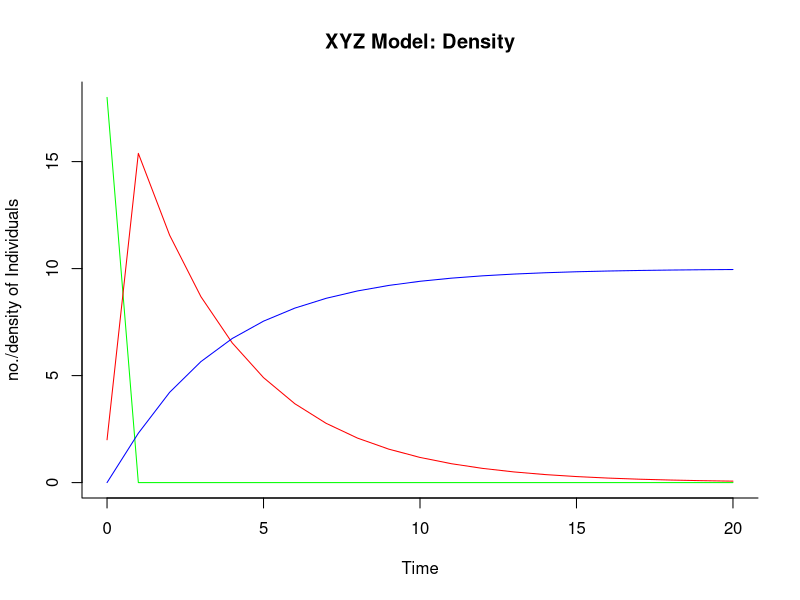

The R script that drew this image:
#X, Y, and Z are the initial *totals* of susceptible, infected, and recovered number/density of individuals
#Derivative-solving library
#All parameters must be positive. Remember, X, Y and ν all refer to numbers; ρ ≤ 1 as it is a probability.
library(deSolve) 

xyz_density<-function(time, state, parameters)  	#Solve XYZ equations
{
with(as.list(c(state, parameters)), {
    	dX <- mu - (beta*X*Y) - (mu*X)
    	dY <- (beta*X*Y) - ((gamma+mu)/(1-rho))*Y
    	dZ <- (gamma*Y) - (mu*Z)
    	return(list(c(dX, dY, dZ)))
  		})}

parms<-	c(beta= 520/365,        # transmission rate  (Ro=beta/gamma)
          gamma= .14286,			# recovery rate
	  mu= 1/(70*365),		# birth/mortality rate
          rho=0.5)            # mortality probability

N = 20           # total pop
X = 18           # initial no./density susceptible
Y =2          # initial no./density infected
Z =0             # initial no./density recovered

yini<- c(X=X,Y=Y,Z=0)
	
times<- seq(0,20,by=1)   	    #time sequence to use		

out <- as.data.frame(ode(func = xyz_density, y=yini, parms = parms, times=times))
out

#Plot values and add legend
  		graph.colors = c(rgb(0,1,0), rgb(1,0,0), rgb(0,0,1))
  		matplot(times, out[,-1], lty=1, type = "l", xlab = "Time", ylab = "no./density of Individuals", main = "XYZ Model: Density", bty = "l", lwd=1, col = graph.colors)
  		legend(par("usr")[1],par("usr")[3],c("Susceptible", "Infected", "Recovered"), pch=1, col=graph.colors, xjust=0, yjust=2)
